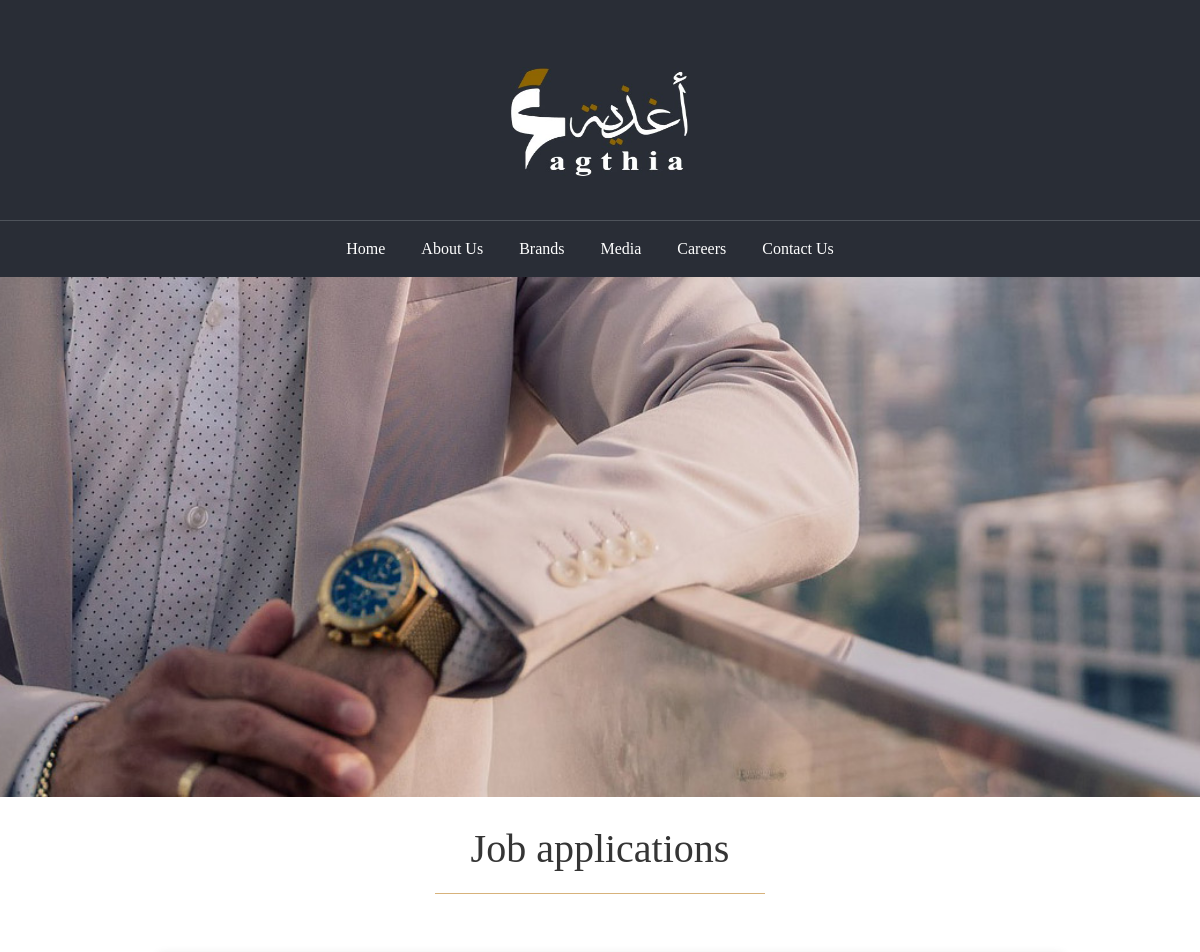
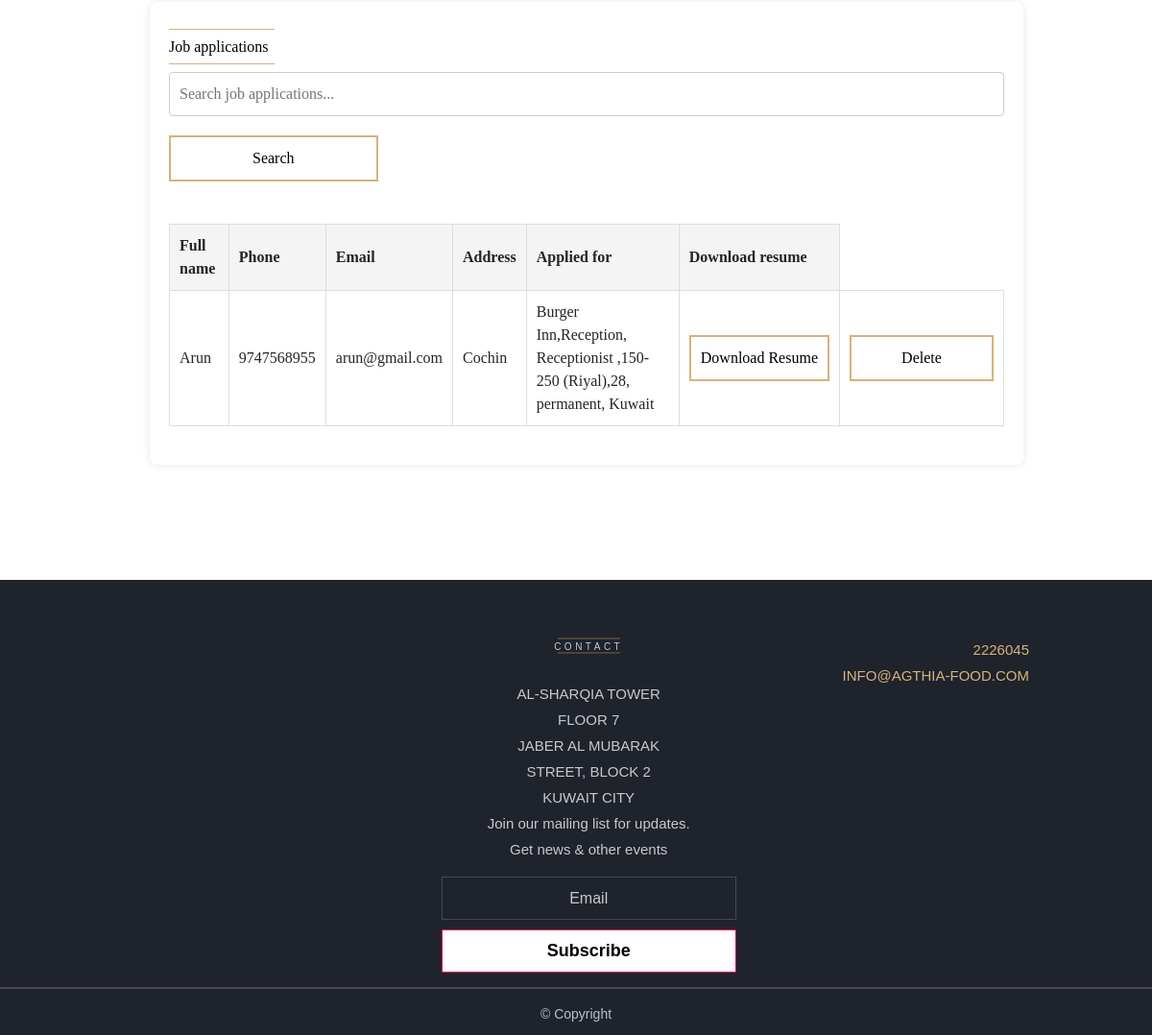
/view_job_apls (signed in), run on the app's committed database (2 pictures, top to bottom).
### agthi/models.py (models this page shows, shortened)
class Job_application(models.Model):
    full_name = models.CharField(max_length=200, null=True)
    phone = models.CharField(max_length=200, null=True)
    email = models.CharField(max_length=200, null=True)
    address = models.CharField(max_length=200, null=True)
    resume = models.FileField(null=True)
    apl_rec = models.ForeignKey(Job_recruitment, on_delete=models.CASCADE, null=True)

class Job_recruitment(models.Model):
    restaurant = models.CharField(max_length=200, null=True)
    department = models.CharField(max_length=200, null=True)
    designation = models.CharField(max_length=200, null=True)
    salary_range = models.CharField(max_length=200, null=True)
    age_limit = models.CharField(max_length=200, null=True)
    employment_type = models.CharField(max_length=200, null=True)
    place = models.CharField(max_length=200, null=True)

### agthi/views.py (the view)
# urls.py: path('view_job_apls', agthi.views.view_job_apls, name='view_job_apls'),
@never_cache
@login_required
def view_job_apls(request):
    rkt = Job_application.objects.all()
    return render(request, 'tem/view_job_apls.html', {'rkt': rkt})

### Templates/tem/view_job_apls.html (shortened to what this page needs)
{% load static %}
<!DOCTYPE html>
<html lang="zxx">
<head>
    <link rel="stylesheet" href="https://cdnjs.cloudflare.com/ajax/libs/font-awesome/6.0.0-beta3/css/all.min.css">
    <link href="https://stackpath.bootstrapcdn.com/bootstrap/4.3.1/css/bootstrap.min.css" rel="stylesheet">
    <link rel="stylesheet" href="{% static 'sta/css/bootstrap.min.css' %}" type="text/css">
    <link rel="stylesheet" href="{% static 'sta/css/font-awesome.min.css' %}" type="text/css">
    <link rel="stylesheet" href="{% static 'sta/css/nice-select.css' %}" type="text/css">
    <link rel="stylesheet" href="{% static 'sta/css/slicknav.min.css' %}" type="text/css">
    <link rel="stylesheet" href="{% static 'sta/css/contact.css' %}" type="text/css">
</head>
<body>
    <header class="header-section">
        <div class="container" align="center">
            <div class="logo">
                <a href="{% url 'home' %}"><img src="{% static 'sta1/images/logo_agthia.jpg' %}" alt=""></a>
            </div><br>
    </header>
<nav class="navbar navbar-expand-sm navbar-custom justify-content-center">
    <ul class="navbar-nav">
      <li class="nav-item">
        <a class="nav-link" href="{% url 'home' %}">Home</a>
      </li>
      <li class="nav-item">
        <a class="nav-link" href="#" data-toggle="modal" data-target="#aboutUsModal">About Us</a>
      </li>
      <li class="nav-item">
        <a class="nav-link" href="{% url 'restaurants' %}">Brands</a>
      </li>
       <li class="nav-item">
        <a class="nav-link" href="{% url 'media_page' %}">Media</a>
      </li>
      <li class="nav-item">
        <a class="nav-link" href="{% url 'careers' %}">Careers</a>
      </li>
       <li class="nav-item">
        <a class="nav-link" href="{% url 'contact' %}">Contact Us</a>
      </li>
    </ul>
</nav>
<section class="section-background">
</section>
   <section class="hero">
        <h1>Job applications</h1>
        <hr class="hero-hr">
    </section>
{% if rkt %}
<div class="container contai" id="contain_contain">
     <hr class="listing-hr">
    <h6 style="color:black">Job applications</h6>
    <hr class="listing-hr">
    <form method="post" action="{% url 'search_job_apls' %}">
    <input type="text" id="search-box" placeholder="Search job applications..." name="srch">
    <button type="submit" id="delete-but" style="margin-bottom:5%">Search</button>
    </form>
    <div class="table-container">
        <table id="job-table">
            <thead>
                <tr>
                    <th>Full name</th>
                    <th>Phone</th>
                    <th>Email</th>
                    <th>Address</th>
                    <th>Applied for</th>
                    <th>Download resume</th>
                </tr>
            </thead>
            <tbody>
                {% for t in rkt %}
                <tr>
                    <td>
                        {{t.full_name}}
                    </td>
                    <td>
                        {{t.phone}}
                    </td>
                    <td>
                        {{t.email}}
                    </td>
                     <td>
                        {{t.address}}
                    </td>
                    <td>{{t.apl_rec.restaurant}},{{t.apl_rec.department}},
                        {{t.apl_rec.designation}},{{t.apl_rec.salary_range}},{{t.apl_rec.age_limit}},
                        {{t.apl_rec.employment_type}}, {{t.apl_rec.place}}
                    </td>
                    <td>
                         <a href="{{t.resume.url}}" download="">
                              <input type="button" id="btn" value="Download Resume"/>
                         </a>
                    </td>
                    <td>
                        <button id="delete-but" onclick="location.href='{% url 'delete_apln_adm' t.id %}'">Delete</button>
                    </td>
                </tr>
              {% endfor %}
            </tbody>
        </table>
    </div>
</div>
{% else %}
<div class="container contai">
    <h1>No applications received</h1>
</div>
{% endif %}
 <footer class="footer-section">
    <div class="container">
        <div class="fs-left">
            <hr class="up-hr">
            <span style="color:#c8c9cb">CONTACT</span>
            <hr class="low-hr"><br><br>
            <p style="color:#c8c9cb">AL-SHARQIA TOWER<br>
            FLOOR 7<br>
            JABER AL MUBARAK<br>
            STREET, BLOCK 2<br>
            KUWAIT CITY</p>
        </div>
        <div class="subscribe-form">
            <form action="{% url 'cust_subscr' %}">
                <p id="subs-p" style="color:#c8c9cb">Join our mailing list for updates.<br>Get news & other events</p>
                <input id="subs-em" type="email"  name="emm" placeholder="Email" required>
                <button id="subs-but" type="submit">Subscribe</button>
            </form>
        </div>
        <div class="footer_mail">
            <p>2226045<br>
            INFO@AGTHIA-FOOD.COM</p>
        </div>
    </div>
    <div class="copyr_foo">
        <div class="copyr_hr"></div>
        <p class="copyright-text">© Copyright</p>
    </div>
</footer>
</body>
</html>

### static/sta/css/contact.css (style rules this page uses)
html, body { height: 100%; font-family: "PT Sans", sans-serif; -webkit-font-smoothing: antialiased; font-smoothing: antialiased; background: none; }
h1, h2, h3, h4, h5, h6 { margin: 0; color: #353535; font-weight: 400; font-family: "PT Sans", sans-serif; }
hr { border-color: #4e535b; width:100%; margin:0px; }
h1 { font-size: 70px; }
h6 { font-size: 16px; }
p { font-size: 15px; color: #353535; font-family: "PT Sans", sans-serif; font-weight: 400; line-height: 27px; margin: 0 0 15px 0; }
img { max-width: 100%; }
ul, ol { padding: 0; margin: 0; }
.header-section { padding-top: 65px; padding-bottom: 30px; background-color:#292D36; height:220px; }
.header-section .logo { text-align: center; margin-bottom: 92px; width:220px; height:220px; }
.header-section .logo a { display: inline-block; margin-top:2px; }
.header-section .logo img { width:180px; height:110px; }
.pt-recipe-udiv h3, h6 { color:#F5F3F4; }
.footer-section { background-color:#1F232C; padding-top: 70px; }
.footer-section .fs-left { margin-bottom: 31px; width:40%; margin-left:20%; margin-right:10%; color:white; }
.footer-section .fs-left p { color: white; }
.footer-section .subscribe-form { margin-bottom: 38px; padding-top: 25px; }
.footer-section .subscribe-form p { text-align:center; color:white; }
.footer-section .subscribe-form input[type="email"] { margin-right: -5px; height: 62px; width: 300px; margin-left: 1px; background-color: transparent; border: 1px solid white; }
.footer-section .subscribe-form button[type="submit"] { background-color:white; color:black; }
.footer-section .footer_mail { margin-left:2px; text-align:right; }
.footer-section .footer_mail p { color:#777060; }
.footer-section .subscribe-form input { width: calc(100% - 225px); height: 64px; border: 1px solid #fff; display: inline-block; margin-right: 15px; padding-left: 34px; padding-right: 10px; font-size: 16px; font-style: italic; color: #353535; }
.footer-section .subscribe-form input::placeholder { color: #353535; }
.footer-section .subscribe-form button { border: 1px solid #FC0254; background: #FC0254; font-size: 18px; font-weight: 700; color: #fff; padding: 17px 40px; display: inline-block; cursor: pointer; min-width: 205px; }
.footer-section .copyright-text { font-size: 14px; color: #b8c1d0; padding-top: 50px; padding-bottom: 8px; }
.footer-section .subscribe-form input { font-style: normal; color:white; }
.footer-section .subscribe-form input::placeholder { color:white; }

### data on the page
Job_application: full_name "Arun", phone "9747568955", email "arun@gmail.com", address "Cochin", apl_rec.restaurant "Burger Inn", apl_rec.department "Reception", apl_rec.designation "Receptionist", apl_rec.salary_range "150-250 (Riyal)", apl_rec.age_limit "28", apl_rec.employment_type "permanent", apl_rec.place "Kuwait"
